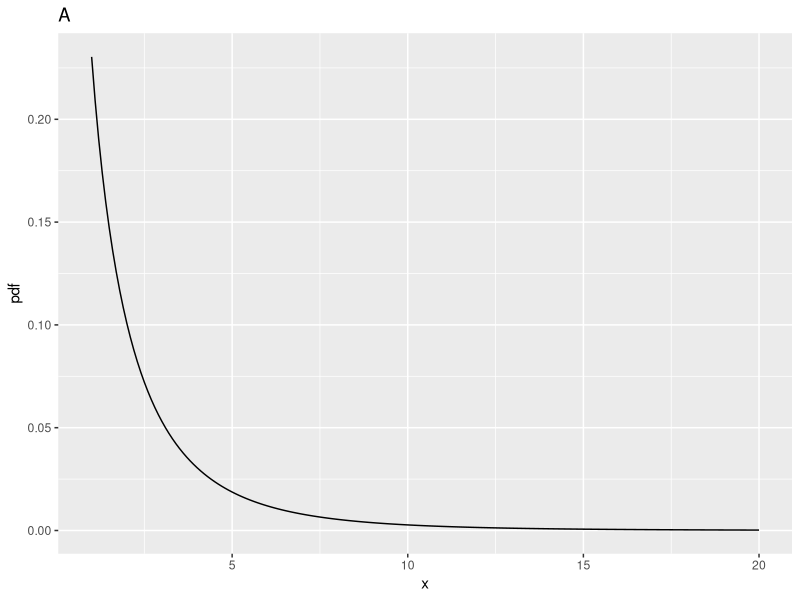
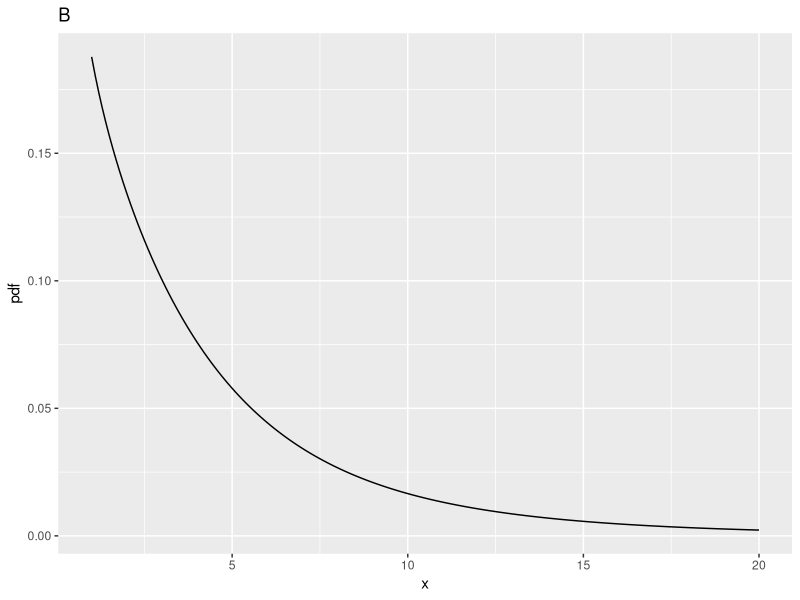
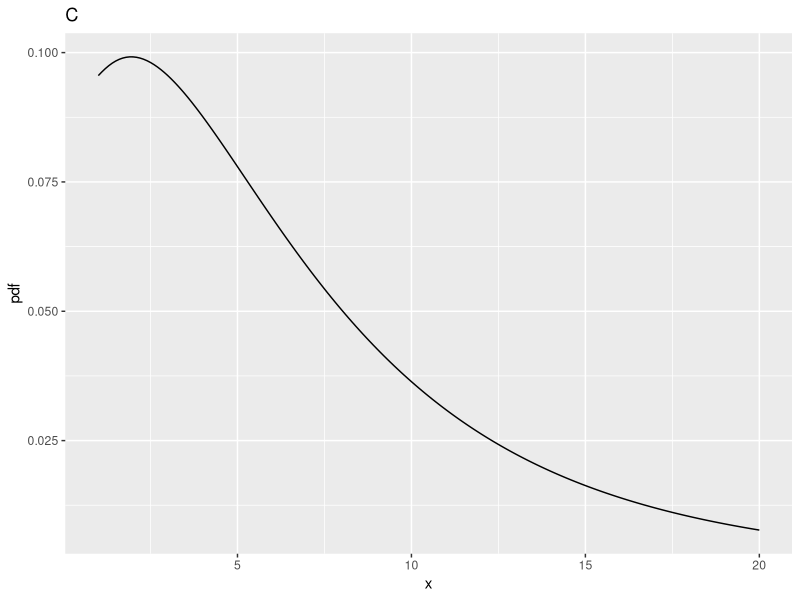
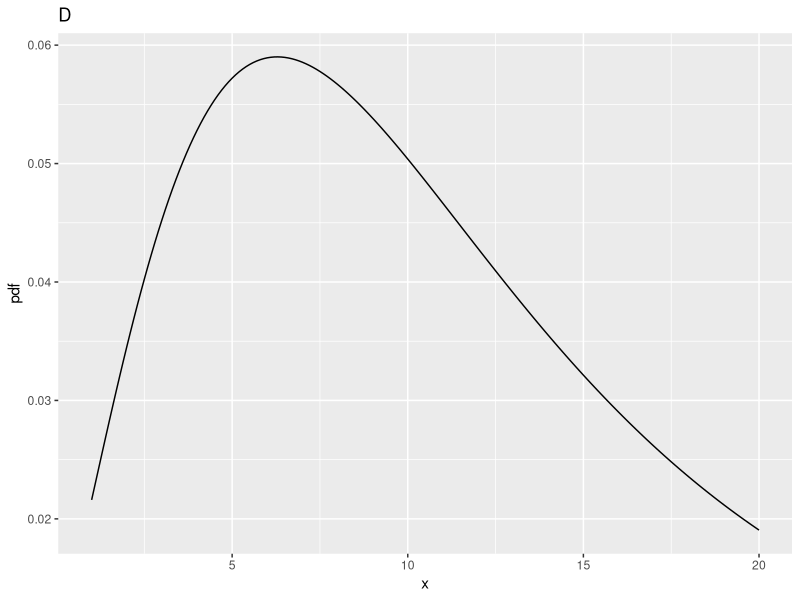

These figures' R source, in order:
## ----setup, include = FALSE----------------------------------------------
knitr::opts_chunk$set(
  collapse = TRUE,
  comment = "#>"
)
library(ggplot2)

## ---- fig.align = "center"-----------------------------------------------
ndf <- 1;ddf <- 10;ncp <- c(0,2,5,10)
fCrit <- qf(0.95, ndf,ddf)
cat("critical value of x for rejecting NH is ", fCrit,"\n")
x <- seq(1, 20, 0.1)
myLabel <- c("A", "B", "C", "D")
myLabelIndx <- 1
for (i in 1:length(ncp))
{
  y <- df(x,ndf,ddf,ncp=ncp[i])
  cat("ndf = ", ndf, ", ddf = ", ddf, ", ncp = ", ncp[i], ", prob > fCrit = ", 
      1-pf(fCrit, ndf, ddf, ncp = ncp[i]), "\n")
  curveData <- data.frame(x = x, pdf = y)
  curvePlot <- ggplot(data = curveData, mapping = aes(x = x, y = pdf)) + 
    geom_line() +
    ggtitle(myLabel[myLabelIndx]);myLabelIndx <- myLabelIndx + 1
  print(curvePlot)
}

